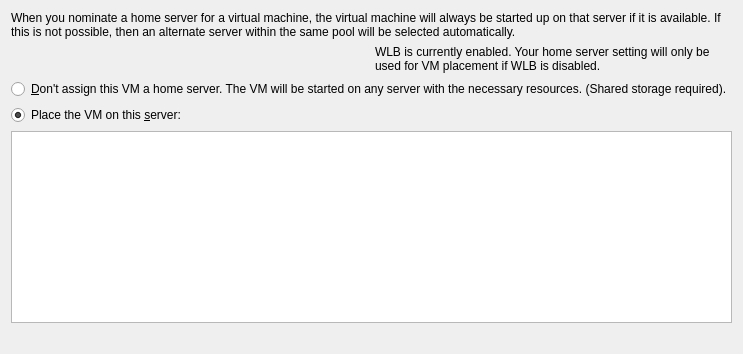
<?xml version="1.0" encoding="UTF-8"?>
<ui version="4.0">
 <class>AffinityPicker</class>
 <widget class="QWidget" name="AffinityPicker">
  <layout class="QVBoxLayout" name="verticalLayout">
   <item>
    <widget class="QLabel" name="labelInstructions">
     <property name="text">
      <string>When you nominate a home server for a virtual machine, the virtual machine will always be started up on that server if it is available. If this is not possible, then an alternate server within the same pool will be selected automatically.</string>
     </property>
     <property name="wordWrap">
      <bool>true</bool>
     </property>
    </widget>
   </item>
   <item>
    <widget class="QWidget" name="wlbWarningWidget" native="true">
     <property name="visible">
      <bool>false</bool>
     </property>
     <layout class="QHBoxLayout" name="wlbWarningLayout">
      <property name="leftMargin">
       <number>0</number>
      </property>
      <property name="topMargin">
       <number>0</number>
      </property>
      <property name="rightMargin">
       <number>0</number>
      </property>
      <property name="bottomMargin">
       <number>0</number>
      </property>
      <item>
       <widget class="QLabel" name="wlbWarningIcon">
        <property name="pixmap">
         <pixmap>:/icons/alert-warning.png</pixmap>
        </property>
       </widget>
      </item>
      <item>
       <widget class="QLabel" name="wlbWarningLabel">
        <property name="text">
         <string>WLB is currently enabled. Your home server setting will only be used for VM placement if WLB is disabled.</string>
        </property>
        <property name="wordWrap">
         <bool>true</bool>
        </property>
       </widget>
      </item>
     </layout>
    </widget>
   </item>
   <item>
    <widget class="QRadioButton" name="dynamicRadioButton">
     <property name="text">
      <string>&amp;Don't assign this VM a home server. The VM will be started on any server with the necessary resources. (Shared storage required).</string>
     </property>
    </widget>
   </item>
   <item>
    <widget class="QRadioButton" name="staticRadioButton">
     <property name="text">
      <string>Place the VM on this &amp;server:</string>
     </property>
     <property name="checked">
      <bool>true</bool>
     </property>
    </widget>
   </item>
   <item>
    <widget class="QTableWidget" name="serversTable">
     <property name="columnCount">
      <number>3</number>
     </property>
     <property name="showGrid">
      <bool>false</bool>
     </property>
     <property name="selectionBehavior">
      <enum>QAbstractItemView::SelectRows</enum>
     </property>
     <property name="selectionMode">
      <enum>QAbstractItemView::SingleSelection</enum>
     </property>
     <property name="sortingEnabled">
      <bool>false</bool>
     </property>
     <attribute name="horizontalHeaderVisible">
      <bool>false</bool>
     </attribute>
     <column>
      <property name="text">
       <string>Icon</string>
      </property>
     </column>
     <column>
      <property name="text">
       <string>Server</string>
      </property>
     </column>
     <column>
      <property name="text">
       <string>Details</string>
      </property>
     </column>
    </widget>
   </item>
   <item>
    <spacer name="verticalSpacer">
     <property name="orientation">
      <enum>Qt::Vertical</enum>
     </property>
     <property name="sizeHint" stdset="0">
      <size>
       <width>20</width>
       <height>20</height>
      </size>
     </property>
    </spacer>
   </item>
  </layout>
 </widget>
 <resources/>
 <connections/>
</ui>
